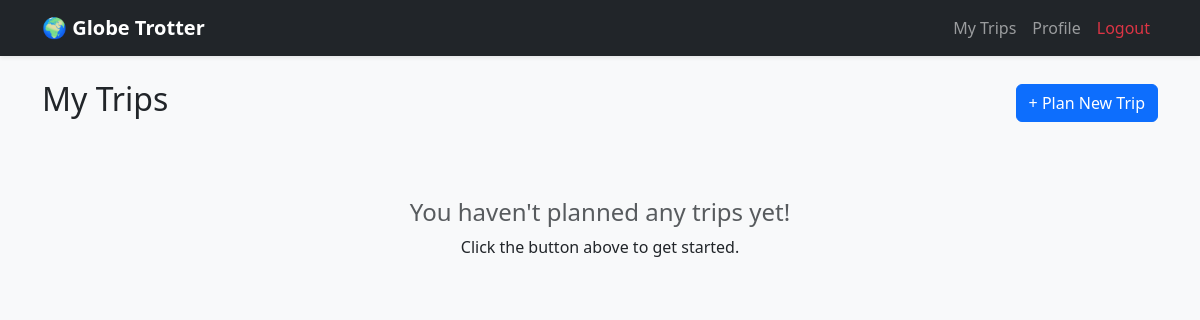
Page /dashboard (signed in) on the earlier database version.
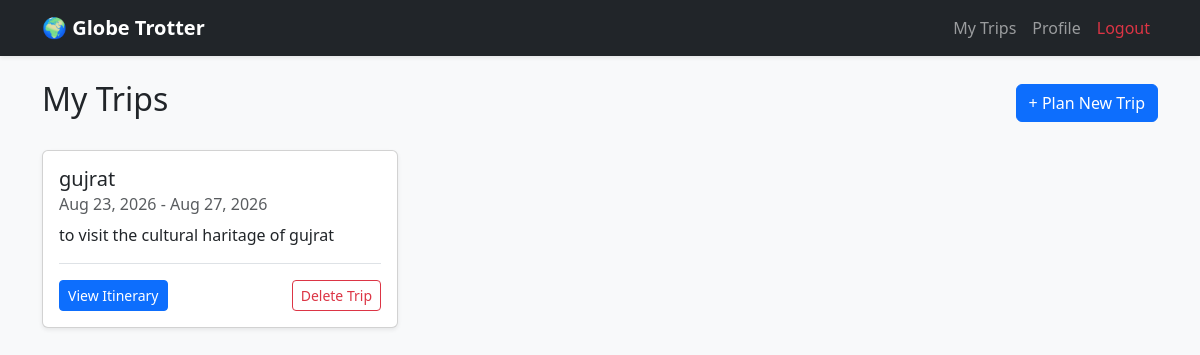
Same page on the later database version.
### app/models.py (models this page shows)
class Trip(db.Model):
    id = db.Column(db.Integer, primary_key=True)
    user_id = db.Column(db.Integer, db.ForeignKey('user.id'), nullable=False) # Links the trip to the user
    title = db.Column(db.String(100), nullable=False)
    description = db.Column(db.Text, nullable=True)
    start_date = db.Column(db.Date, nullable=False)
    end_date = db.Column(db.Date, nullable=False)
    created_at = db.Column(db.DateTime, default=datetime.utcnow)
    stops = db.relationship('Stop', backref='trip', lazy=True, cascade="all, delete-orphan")

### app/routes.py (the view)
@auth.route('/dashboard')
@login_required
def dashboard():
    user_trips = Trip.query.filter_by(user_id=current_user.id).all()
    return render_template('dashboard.html', trips=user_trips)

### app/__init__.py (called while the page is built)
def create_app():
    app = Flask(__name__)
    app.config["SECRET_KEY"] = "123456"
    app.config["SQLALCHEMY_DATABASE_URI"] = "sqlite:///project.db"
    app.config["SQLALCHEMY_TRACK_MODIFICATIONS"] = False
    db.init_app(app)
    login_manager.init_app(app)
    login_manager.login_view = 'auth.login'
    login_manager.login_message_category = 'info'
    from app.routes import auth as auth_blueprint
    app.register_blueprint(auth_blueprint)
    from app.models import User
    @login_manager.user_loader
    def load_user(user_id):
        return User.query.get(int(user_id))
    return app

### app/templates/dashboard.html
{% extends "base.html" %}
{% block content %}
<div class="d-flex justify-content-between align-items-center mb-4">
    <h2>My Trips</h2>
    <a href="{{ url_for('auth.create_trip') }}" class="btn btn-primary">+ Plan New Trip</a>
</div>
<div class="row">
    {% if trips %}
        {% for trip in trips %}
        <div class="col-md-4 mb-4">
            <div class="card shadow-sm h-100">
                <div class="card-body">
                    <h5 class="card-title">{{ trip.title }}</h5>
                    <h6 class="card-subtitle mb-2 text-muted">
                        {{ trip.start_date.strftime('%b %d, %Y') }} - {{ trip.end_date.strftime('%b %d, %Y') }}
                    </h6>
                        <p class="card-text text-truncate">{{ trip.description }}</p><div class="d-flex justify-content-between align-items-center mt-3 border-top pt-3">
                        <a href="{{ url_for('auth.trip_view', trip_id=trip.id) }}" class="btn btn-primary btn-sm">View Itinerary</a>
                        <form method="POST" action="{{ url_for('auth.delete_trip', trip_id=trip.id) }}" onsubmit="return confirm('Are you sure you want to completely delete this trip? This cannot be undone.');">
                            <button type="submit" class="btn btn-outline-danger btn-sm">Delete Trip</button>
                        </form>
                    </div>
                </div>
            </div>
        </div>
        {% endfor %}
    {% else %}
        <div class="col-12 text-center mt-5">
            <h4 class="text-muted">You haven't planned any trips yet!</h4>
            <p>Click the button above to get started.</p>
        </div>
    {% endif %}
</div>
{% endblock %}

### app/templates/base.html (shortened to what this page needs)
<!DOCTYPE html>
<html lang="en">
<head>
    <link href="https://cdn.jsdelivr.net/npm/bootstrap@5.3.0/dist/css/bootstrap.min.css" rel="stylesheet">
</head>
<body class="bg-light">
    <nav class="navbar navbar-expand-lg navbar-dark bg-dark mb-4 shadow-sm">
        <div class="container">
            <a class="navbar-brand fw-bold" href="/">🌍 Globe Trotter</a>
            <div class="collapse navbar-collapse" id="navbarNav">
                <ul class="navbar-nav ms-auto">
                    {% if current_user.is_authenticated %}
                        <li class="nav-item">
                            <a class="nav-link" href="{{ url_for('auth.dashboard') }}">My Trips</a>
                        </li>
                        <li class="nav-item">
                            <a class="nav-link" href="{{ url_for('auth.profile') }}">Profile</a>
                        </li>
                        <li class="nav-item">
                            <a class="nav-link text-danger" href="{{ url_for('auth.logout') }}">Logout</a>
                        </li>
                    {% endif %}
                </ul>
            </div>
        </div>
    </nav>
    <div class="container mt-4">
        {% block content %}{% endblock %}
    </div>
</body>
</html>

Differences in the rows shown:
added Trip: title "gujrat", start_date "Aug 23, 2026", end_date "Aug 27, 2026", description "to visit the cultural haritage of gujrat"
Other differences:
text no longer shown: "You haven't planned any trips yet! Click the button above to get started."
